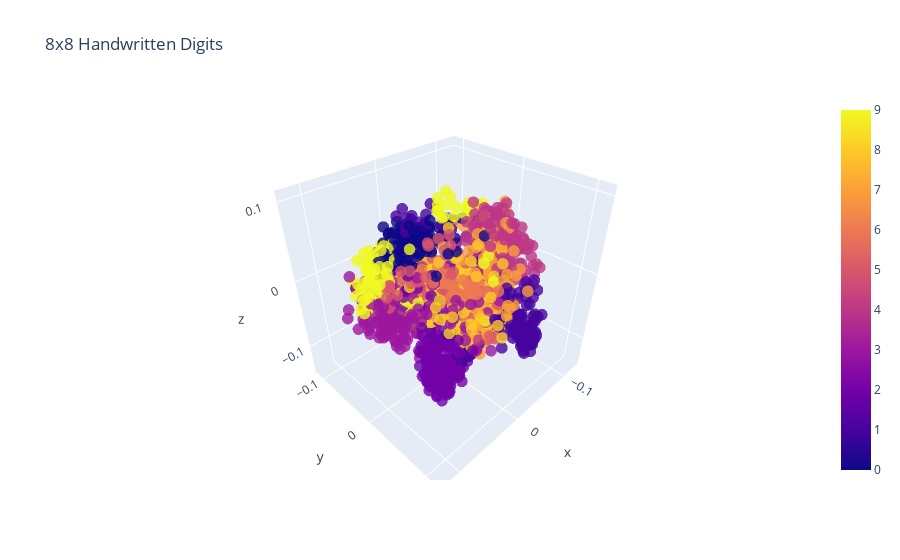

Notebook cell for this chart:
### Markdown cell above
This is 'sort of ok': There are some regions that are mostly one kind of digit.  But you may say there's there's too much intermingling between classes for a lot of this plot.  So let's try it again with 3 dimensions for PCA:

### Code cell
W = vs[:,0:3]  # just three dimensions
proj_digits = X @ W
print("proj_digits.shape = ", proj_digits.shape)

# Make the plot, separate them by "z" which is the digit of interest.  
fig = go.Figure(data=[go.Scatter3d(x=proj_digits[:,0], y=proj_digits[:,1], z=proj_digits[:,2],
                mode='markers', marker=dict(size=4, opacity=0.8, color=Y, showscale=True), 
                text=['digit='+str(j) for j in Y] )])
fig.update_layout(title="8x8 Handwritten Digits", xaxis_title="q_1", yaxis_title="q_2", yaxis = dict(scaleanchor = "x",scaleratio = 1) )
fig.show()

### Figure 1 — Plotly figure (JSON) as saved in the notebook; plotly's stock layout.template omitted (floating-point values rounded to 4 significant figures; data arrays with more than 128 entries replaced by an {"elided": "..."} marker saying what was removed)
{"data": [{"marker": {"color": {"elided": "1797 int values"}, "opacity": 0.8, "showscale": true, "size": 4}, "mode": "markers", "text": {"elided": "1797 str values"}, "type": "scatter3d", "x": {"elided": "1797 float values"}, "y": {"elided": "1797 float values"}, "z": {"elided": "1797 float values"}}], "layout": {"title": {"text": "8x8 Handwritten Digits"}, "xaxis": {"title": {"text": "q_1"}}, "yaxis": {"scaleanchor": "x", "scaleratio": 1, "title": {"text": "q_2"}}}}
